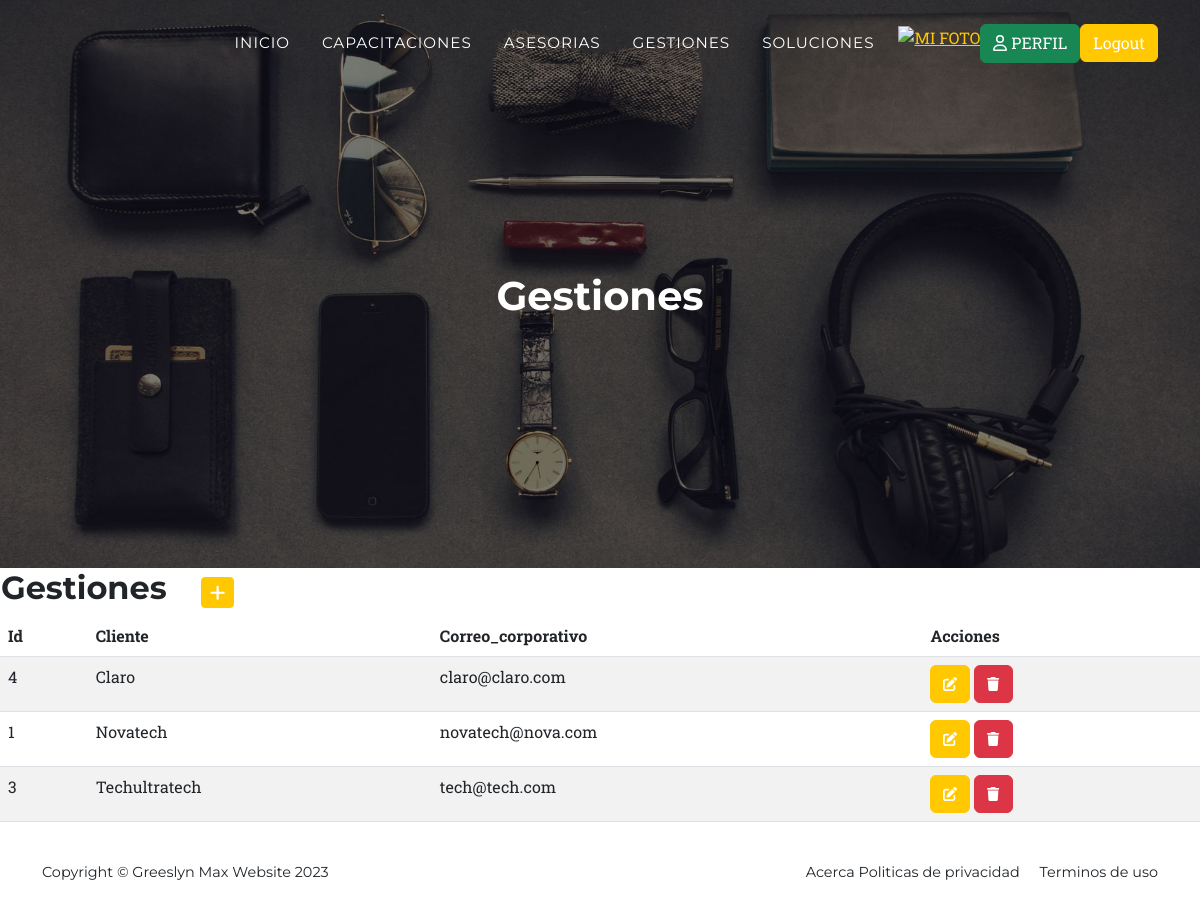
Page /gestiones/ (signed in) on the earlier database version.
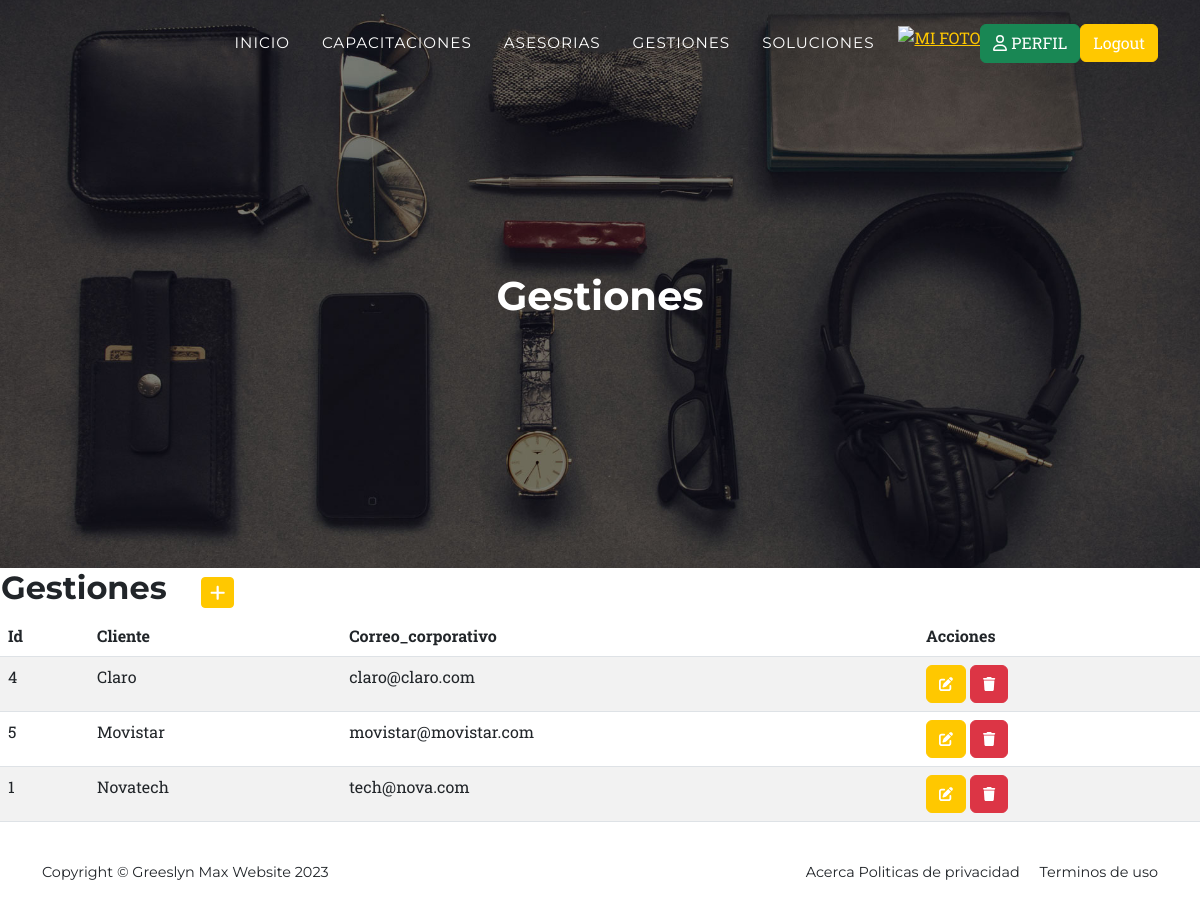
Same page on the later database version.
### entidades/models.py (models this page shows, shortened)
class Gestiones(models.Model):
    cliente = models.CharField(max_length=50)  # Nombre del cliente.
    correo_corporativo = models.EmailField()  # Correo electrónico corporativo del cliente.
    class Meta:
        verbose_name = "Gestión"  # Nombre en singular para el panel de administración.
        verbose_name_plural = "Gestiones"  # Nombre en plural para el panel de administración.
        ordering = ["cliente", "correo_corporativo"]  # Ordena los registros por 'cliente' y luego por 'correo_corporativo'.

### entidades/views.py (the view)
# urls.py: path('gestiones/', gestiones, name="gestiones"),
@login_required
def gestiones(request):
    contexto = {"gestiones": Gestiones.objects.all()}
    return render(request, "entidades/gestiones.html", contexto)

### entidades/templates/entidades/gestiones.html
{% extends 'entidades/index.html' %}
{% block titulo %}
<h1 class="mb-5"> Gestiones </h1>
{% endblock titulo %}
{% block contenido %}
<table>
   <tr>
      <td width="200"><h2>Gestiones</h2></td>
      <td>
         <a
         href="{% url 'gestionesForm' %}"
         class="btn btn-primary btn-sm"
         ><i class="fa fa-plus fa-lg" title="Crear"> </i>
         </a>
      </td>
   </tr>
</table>
<table class="table table-striped">
    <thead>
       <tr>
          <th>Id</th>
          <th>Cliente</th>
          <th>Correo_corporativo</th>
          <th>Acciones</th>
       </tr>
    </thead>
    <tbody>
    {% for g in gestiones %}
       <tr>
             <td>{{ g.id }}</td>
             <td>{{ g.cliente }}</td>
             <td>{{ g.correo_corporativo }}</td>
             <td>
               <a
                  href="{% url 'gestionesUpdate' g.id %}"
                  class="btn btn-primary"
                  ><i class="fa fa-edit fa-sm" title="Edit Record"></i>
               </a>
               <a
               href="{% url 'gestionesDelete' g.id %}"
               class="btn btn-danger"
               ><i class="fa fa-trash fa-sm" title="Delete Record"></i>
            </a>
            </td>
       </tr>
    {% endfor %}
    </tbody>
 </table>
{% endblock contenido %}

### entidades/templates/entidades/index.html (shortened to what this page needs)
<!DOCTYPE html>
<html lang="en">
<head>
    {% load static %}
    <link href="{% static 'css/styles.css' %}" rel="stylesheet" />
    <link rel="stylesheet" href="https://cdnjs.cloudflare.com/ajax/libs/font-awesome/6.0.0-beta3/css/all.min.css">
</head>
<body id="page-top">
    <nav class="navbar navbar-expand-lg navbar-dark fixed-top" id="mainNav">
        <div class="container">
            <div class="collapse navbar-collapse" id="navbarResponsive">
                <ul class="navbar-nav text-uppercase ms-auto py-4 py-lg-0">
                    <li class="nav-item"><a class="nav-link" href="{% url 'home' %}">Inicio</a></li>
                    {% if user.is_authenticated %}
                        <li class="nav-item"><a class="nav-link" href="{% url 'capacitaciones' %}">Capacitaciones</a></li>
                        <li class="nav-item"><a class="nav-link" href="{% url 'asesorias' %}">Asesorias</a></li>
                        <li class="nav-item"><a class="nav-link" href="{% url 'gestiones' %}">Gestiones</a></li>
                        <li class="nav-item"><a class="nav-link" href="{% url 'soluciones' %}">Soluciones</a></li>
                        <div class="text-center">
                            <a href="{% url 'agregarAvatar' %}"><img src="{{ request.session.avatar }}" height="40px" width="40px" alt="mi foto"></a>
                        </div>
                        <a class="btn btn-success text-white" href="{% url 'perfil' %}"><i class="fa-regular fa-user"></i> Perfil </a>
                        <form method="post" action="{% url 'logout' %}">
                            <button type="submit" class="btn btn-primary">Logout</button>
                        </form>
                    {% else %}
                        <li><a class="btn btn-primary" href="{% url 'login' %}">Login</a></li>
                        <li><a class="btn btn-success" href="{% url 'registro' %}">Registrate</a></li>
                    {% endif %}
                </ul>
            </div>
        </div>
    </nav>
    <header class="masthead">
        <div class="container">
            {% block titulo %}{% endblock titulo %}
        </div>
    </header>
    {% block contenido %}{% endblock contenido %}
    <footer class="footer py-4">
        <div class="container">
            <div class="row align-items-center">
                <div class="col-lg-4 text-lg-start">Copyright &copy; Greeslyn Max Website 2023</div>
                <div class="col-lg-4 text-lg-end">
                    <a class="link-dark text-decoration-none" href="{% url 'acerca' %}">Acerca</a>
                    <a class="link-dark text-decoration-none me-3" href="#!">Politicas de privacidad</a>
                    <a class="link-dark text-decoration-none" href="#!">Terminos de uso</a>
                </div>
            </div>
        </div>
    </footer>
</body>
</html>

Differences in the rows shown:
removed Gestiones: id "3", cliente "Techultratech", correo_corporativo "tech@tech.com"
added Gestiones: id "5", cliente "Movistar", correo_corporativo "movistar@movistar.com"
changed Gestiones "Novatech": correo_corporativo "novatech@nova.com" → "tech@nova.com"
